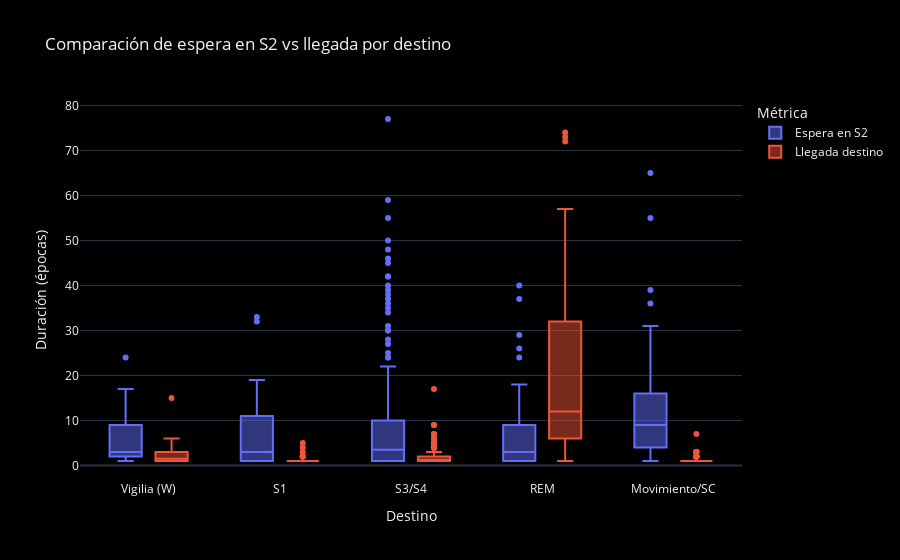

Source (notebook cell):
### Markdown cell above
## Boxplot combinado por fase destino

En un mismo gráfico mostramos, para cada destino distinto de S2, dos cajas adyacentes: la espera en S2 y la duración del destino inmediatamente posterior.

### Code cell
if df_bloques.empty:
    print("Sin datos para agrupar por destino.")
else:
    etiqueta_s2 = ETIQUETAS_FASES[2]
    df_destinos = df_bloques[df_bloques["Etiqueta destino"] != etiqueta_s2].copy()
    if df_destinos.empty:
        print("Solo se detectaron transiciones 2→2; no hay destinos adicionales que mostrar.")
    else:
        print("Conteo de destinos presentes en los boxplots combinados:")
        display(df_destinos["Etiqueta destino"].value_counts().rename("Segmentos"))

        registros = []
        for _, fila in df_destinos.iterrows():
            if pd.notnull(fila["Duración S2"]):
                registros.append({
                    "Etiqueta destino": fila["Etiqueta destino"],
                    "Duración": fila["Duración S2"],
                    "Tipo": "Espera en S2"
                })
            if pd.notnull(fila["Duración destino"]):
                registros.append({
                    "Etiqueta destino": fila["Etiqueta destino"],
                    "Duración": fila["Duración destino"],
                    "Tipo": "Llegada destino"
                })
        df_long = pd.DataFrame(registros)
        orden_destinos = [et for et in ORDEN_DESTINOS if et in df_long["Etiqueta destino"].unique()]
        fig_destinos_combinado = px.box(
            df_long,
            x="Etiqueta destino",
            y="Duración",
            color="Tipo",
            points="outliers",
            title="Comparación de espera en S2 vs llegada por destino",
            template="plotly_dark",
            category_orders={
                "Etiqueta destino": orden_destinos,
                "Tipo": ["Espera en S2", "Llegada destino"]
            }
        )
        fig_destinos_combinado.update_layout(
            xaxis_title="Destino",
            yaxis_title="Duración (épocas)",
            paper_bgcolor="black",
            plot_bgcolor="black",
            legend_title_text="Métrica"
        )
        fig_destinos_combinado.show()

### Figure 1 — Plotly figure (JSON) as saved in the notebook; plotly's stock layout.template omitted (floating-point values rounded to 4 significant figures; data arrays with more than 128 entries replaced by an {"elided": "..."} marker saying what was removed)
{"data": [{"alignmentgroup": "True", "boxpoints": "outliers", "hovertemplate": "Tipo=Espera en S2<br>Etiqueta destino=%{x}<br>Duración=%{y}<extra></extra>", "legendgroup": "Espera en S2", "marker": {"color": "#636efa"}, "name": "Espera en S2", "notched": false, "offsetgroup": "Espera en S2", "orientation": "v", "showlegend": true, "type": "box", "x": {"elided": "505 str values"}, "x0": " ", "xaxis": "x", "y": {"elided": "505 int values"}, "y0": " ", "yaxis": "y"}, {"alignmentgroup": "True", "boxpoints": "outliers", "hovertemplate": "Tipo=Llegada destino<br>Etiqueta destino=%{x}<br>Duración=%{y}<extra></extra>", "legendgroup": "Llegada destino", "marker": {"color": "#EF553B"}, "name": "Llegada destino", "notched": false, "offsetgroup": "Llegada destino", "orientation": "v", "showlegend": true, "type": "box", "x": {"elided": "505 str values"}, "x0": " ", "xaxis": "x", "y": {"elided": "505 int values"}, "y0": " ", "yaxis": "y"}], "layout": {"boxmode": "group", "legend": {"title": {"text": "Métrica"}, "tracegroupgap": 0}, "paper_bgcolor": "black", "plot_bgcolor": "black", "title": {"text": "Comparación de espera en S2 vs llegada por destino"}, "xaxis": {"anchor": "y", "categoryarray": ["Vigilia (W)", "S1", "S3/S4", "REM", "Movimiento/SC"], "categoryorder": "array", "domain": [0, 1], "title": {"text": "Destino"}}, "yaxis": {"anchor": "x", "domain": [0, 1], "title": {"text": "Duración (épocas)"}}}}
